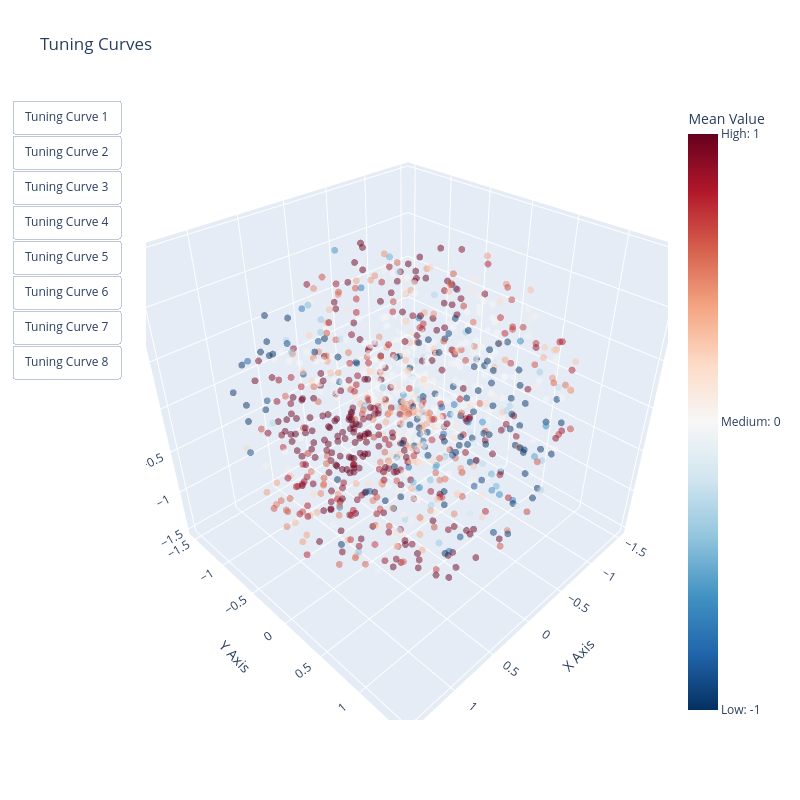

The notebook cell this image was saved under:
### Code cell
points = 800

if not os.path.isfile(configs['training_config']['data_save_path']):
    #generate quaternions over time using an autoregressive process
    qs_t = np.random.normal(0, 1, (n_ts, 4))  #random points on sphere
    qs_t = qs_t / np.sqrt(np.sum(qs_t ** 2, axis=1, keepdims=True))  #normalize
    for t in range(1, n_ts):  #autoregressive process
        step = np.random.normal(0, 0.4, 3)  #displacement in tangent space
        theta = np.sqrt(np.sum(step ** 2))
        v = step / theta
        qt = np.concatenate([np.ones(1) * np.cos(theta), np.sin(theta) * v])  #displacement in quaternion space
        qs_t[t, :] = Rot.q_mult_np(qt, qs_t[t - 1, :])

    qs_t = np.sign(qs_t[:, :1]) * qs_t  #consistent sign
    # transform these quats into appropriate model inputs
    # reload(g)
    reload(Rot)
    device = "cuda"
    data = g.gen_featured_data(qs_t, trainer.config['training_config'])
else: 
    data = torch.load(configs['training_config']['data_save_path'])
    data.data, data.labels = data.data[:, ...], data.labels[:, ...]
    qs_t = data.labels.cpu().numpy()
    n_ts = qs_t.shape[0]
    n_ts1 = n_ts // 2
    n_neurons = qs_t.shape[1]
    print("Loaded data from file")

if not os.path.isfile(activation_path):
    features, labels = data.data, data.labels
    features = features.to(device)
    labels = labels.to(device)
    network_model = trainer.model.to(device)
    network_model.eval()

    def get_hidden_state(module, input, output):
        global hidden_states
        hidden_states.append(output[0].detach().clone())

    network_model.rnn.register_forward_hook(get_hidden_state) 
    hidden_states = []
    out = network_model(features)
    index = 49
    Y = hidden_states[0][:, index, :].cpu().numpy().T  
    pickle.dump(Y, open(activation_path, "wb"))
else: 
    Y = pickle.load(open(activation_path, "rb"))
    if len(Y.shape) == 3:
        Y = Y[0, ...]
    print("Loaded activations from file")
    points = Y.shape[1]

theta = 2 * np.arccos(qs_t[..., :1])
u = qs_t[..., 1:]
xs = 0.5 * u * theta

print('\n\ntuning curves:')

plt.figure(figsize=(15, 15 * n_size/16))
for i in range(n_size):
    # mean, std = [arr.cpu().detach().numpy() for arr in [fmean, fstd]]
    # mean = mean[0, 0, :, :]
    mean = Y[:, :]
    ax = plt.subplot(int(n_size/4), 4, i + 1, projection='3d')
    n = i
    ax.scatter3D(xs[:, 0], xs[:, 1], xs[:, 2], c=mean[n, :], cmap='coolwarm', alpha=0.5, s=4)
    ax.set_xticks([]);
    ax.set_yticks([]);
    ax.set_zticks([])
plt.tight_layout()
plt.savefig(configs['save_path'] + "\\best_model_tuning_curves_Ground_Truth.png")

# Assuming you have already defined xs, fmean, and fstd appropriately

# Extract mean values
mean = Y[:, :]

# Create a figure with subplots
fig = go.Figure()
for i in range(n_size):
    n = i
    fig.add_trace(go.Scatter3d(
        x=xs[:, 0],
        y=xs[:, 1],
        z=xs[:, 2],
        mode='markers',
        marker=dict(
            size=4,
            reversescale=True,
            color=mean[n, :],
            opacity=0.5,
            colorbar=dict(
                title='Mean Value',
                tickvals=[mean[n, :].min(), 0, mean[n, :].max()],
                ticktext=[f"Low: {min(mean[n, :]):.3g}", f"Medium: {0}", f"High: {max(mean[n, :]):.3g}"],
            ),
            colorbar_title='Mean Value',
            colorscale="rdbu"
        ),
        name=f'Tuning Curve {i + 1}',
        showlegend=False,
        visible=False,
    ))

# Update layout for each subplot
fig.update_layout(
    height=800,  # Adjust height to match your matplotlib figsize
    width=800,  # Adjust width to match your matplotlib figsize
    title='Tuning Curves',
    legend=dict(
        title='Tuning Curves',
        x=0.7,
        y=1.2
    ),
    scene=dict(
        xaxis=dict(title='X Axis'),
        yaxis=dict(title='Y Axis'),
        zaxis=dict(title='Z Axis')
    ),
    scene2=dict(
        xaxis=dict(title='X Axis'),
        yaxis=dict(title='Y Axis'),
        zaxis=dict(title='Z Axis')
    ),
    scene3=dict(
        xaxis=dict(title='X Axis'),
        yaxis=dict(title='Y Axis'),
        zaxis=dict(title='Z Axis')
    ),
    scene4=dict(
        xaxis=dict(title='X Axis'),
        yaxis=dict(title='Y Axis'),
        zaxis=dict(title='Z Axis')
    ),
    scene5=dict(
        xaxis=dict(title='X Axis'),
        yaxis=dict(title='Y Axis'),
        zaxis=dict(title='Z Axis')
    ),
    scene6=dict(
        xaxis=dict(title='X Axis'),
        yaxis=dict(title='Y Axis'),
        zaxis=dict(title='Z Axis')
    ),
    scene7=dict(
        xaxis=dict(title='X Axis'),
        yaxis=dict(title='Y Axis'),
        zaxis=dict(title='Z Axis')
    )
)
fig.data[0].visible = True
# Create update menu buttons
updatemenus = [
    dict(
        type="buttons",
        showactive=False,
        buttons=[
            dict(label=f'Tuning Curve {i + 1}',
                 method='update',
                 args=[{'visible': [j == i for j in range(8)]}])
            for i in range(8)
        ],
    )
]

# Update layout for each subplot
fig.update_layout(
    updatemenus=updatemenus,
    height=800,  # Adjust height to match your matplotlib figsize
    width=800,  # Adjust width to match your matplotlib figsize
    title='Tuning Curves',
    legend=dict(
        title='Tuning Curves',
        x=0.7,
        y=1.2
    ),
    scene=dict(
        xaxis=dict(title='X Axis'),
        yaxis=dict(title='Y Axis'),
        zaxis=dict(title='Z Axis')
    )
)
pickle.dump(fig, open(configs['save_path'] + "\\best_model_tuning_curves_Ground_Truth.pkl", "wb"))
fig.show()

### Figure 1 — Plotly figure (JSON) as saved in the notebook; plotly's stock layout.template omitted (floating-point values rounded to 4 significant figures; data arrays with more than 128 entries replaced by an {"elided": "..."} marker saying what was removed)
{"data": [{"marker": {"color": {"elided": "1024 float values"}, "colorbar": {"ticktext": ["Low: -1", "Medium: 0", "High: 1"], "tickvals": [-1.0, 0, 1.0], "title": {"text": "Mean Value"}}, "colorscale": [[0.0, "rgb(103,0,31)"], [0.1, "rgb(178,24,43)"], [0.2, "rgb(214,96,77)"], [0.3, "rgb(244,165,130)"], [0.4, "rgb(253,219,199)"], [0.5, "rgb(247,247,247)"], [0.6, "rgb(209,229,240)"], [0.7, "rgb(146,197,222)"], [0.8, "rgb(67,147,195)"], [0.9, "rgb(33,102,172)"], [1.0, "rgb(5,48,97)"]], "opacity": 0.5, "reversescale": true, "size": 4}, "mode": "markers", "name": "Tuning Curve 1", "showlegend": false, "visible": true, "x": {"elided": "1024 float values"}, "y": {"elided": "1024 float values"}, "z": {"elided": "1024 float values"}, "type": "scatter3d"}, {"marker": {"color": {"elided": "1024 float values"}, "colorbar": {"ticktext": ["Low: -1", "Medium: 0", "High: 1"], "tickvals": [-1.0, 0, 1.0], "title": {"text": "Mean Value"}}, "colorscale": [[0.0, "rgb(103,0,31)"], [0.1, "rgb(178,24,43)"], [0.2, "rgb(214,96,77)"], [0.3, "rgb(244,165,130)"], [0.4, "rgb(253,219,199)"], [0.5, "rgb(247,247,247)"], [0.6, "rgb(209,229,240)"], [0.7, "rgb(146,197,222)"], [0.8, "rgb(67,147,195)"], [0.9, "rgb(33,102,172)"], [1.0, "rgb(5,48,97)"]], "opacity": 0.5, "reversescale": true, "size": 4}, "mode": "markers", "name": "Tuning Curve 2", "showlegend": false, "visible": false, "x": {"elided": "1024 float values"}, "y": {"elided": "1024 float values"}, "z": {"elided": "1024 float values"}, "type": "scatter3d"}, {"marker": {"color": {"elided": "1024 float values"}, "colorbar": {"ticktext": ["Low: -1", "Medium: 0", "High: 1"], "tickvals": [-1.0, 0, 1.0], "title": {"text": "Mean Value"}}, "colorscale": [[0.0, "rgb(103,0,31)"], [0.1, "rgb(178,24,43)"], [0.2, "rgb(214,96,77)"], [0.3, "rgb(244,165,130)"], [0.4, "rgb(253,219,199)"], [0.5, "rgb(247,247,247)"], [0.6, "rgb(209,229,240)"], [0.7, "rgb(146,197,222)"], [0.8, "rgb(67,147,195)"], [0.9, "rgb(33,102,172)"], [1.0, "rgb(5,48,97)"]], "opacity": 0.5, "reversescale": true, "size": 4}, "mode": "markers", "name": "Tuning Curve 3", "showlegend": false, "visible": false, "x": {"elided": "1024 float values"}, "y": {"elided": "1024 float values"}, "z": {"elided": "1024 float values"}, "type": "scatter3d"}, {"marker": {"color": {"elided": "1024 float values"}, "colorbar": {"ticktext": ["Low: -1", "Medium: 0", "High: 1"], "tickvals": [-1.0, 0, 1.0], "title": {"text": "Mean Value"}}, "colorscale": [[0.0, "rgb(103,0,31)"], [0.1, "rgb(178,24,43)"], [0.2, "rgb(214,96,77)"], [0.3, "rgb(244,165,130)"], [0.4, "rgb(253,219,199)"], [0.5, "rgb(247,247,247)"], [0.6, "rgb(209,229,240)"], [0.7, "rgb(146,197,222)"], [0.8, "rgb(67,147,195)"], [0.9, "rgb(33,102,172)"], [1.0, "rgb(5,48,97)"]], "opacity": 0.5, "reversescale": true, "size": 4}, "mode": "markers", "name": "Tuning Curve 4", "showlegend": false, "visible": false, "x": {"elided": "1024 float values"}, "y": {"elided": "1024 float values"}, "z": {"elided": "1024 float values"}, "type": "scatter3d"}, {"marker": {"color": {"elided": "1024 float values"}, "colorbar": {"ticktext": ["Low: -1", "Medium: 0", "High: 1"], "tickvals": [-1.0, 0, 1.0], "title": {"text": "Mean Value"}}, "colorscale": [[0.0, "rgb(103,0,31)"], [0.1, "rgb(178,24,43)"], [0.2, "rgb(214,96,77)"], [0.3, "rgb(244,165,130)"], [0.4, "rgb(253,219,199)"], [0.5, "rgb(247,247,247)"], [0.6, "rgb(209,229,240)"], [0.7, "rgb(146,197,222)"], [0.8, "rgb(67,147,195)"], [0.9, "rgb(33,102,172)"], [1.0, "rgb(5,48,97)"]], "opacity": 0.5, "reversescale": true, "size": 4}, "mode": "markers", "name": "Tuning Curve 5", "showlegend": false, "visible": false, "x": {"elided": "1024 float values"}, "y": {"elided": "1024 float values"}, "z": {"elided": "1024 float values"}, "type": "scatter3d"}, {"marker": {"color": {"elided": "1024 float values"}, "colorbar": {"ticktext": ["Low: -1", "Medium: 0", "High: 1"], "tickvals": [-1.0, 0, 1.0], "title": {"text": "Mean Value"}}, "colorscale": [[0.0, "rgb(103,0,31)"], [0.1, "rgb(178,24,43)"], [0.2, "rgb(214,96,77)"], [0.3, "rgb(244,165,130)"], [0.4, "rgb(253,219,199)"], [0.5, "rgb(247,247,247)"], [0.6, "rgb(209,229,240)"], [0.7, "rgb(146,197,222)"], [0.8, "rgb(67,147,195)"], [0.9, "rgb(33,102,172)"], [1.0, "rgb(5,48,97)"]], "opacity": 0.5, "reversescale": true, "size": 4}, "mode": "markers", "name": "Tuning Curve 6", "showlegend": false, "visible": false, "x": {"elided": "1024 float values"}, "y": {"elided": "1024 float values"}, "z": {"elided": "1024 float values"}, "type": "scatter3d"}, {"marker": {"color": {"elided": "1024 float values"}, "colorbar": {"ticktext": ["Low: -1", "Medium: 0", "High: 1"], "tickvals": [-1.0, 0, 1.0], "title": {"text": "Mean Value"}}, "colorscale": [[0.0, "rgb(103,0,31)"], [0.1, "rgb(178,24,43)"], [0.2, "rgb(214,96,77)"], [0.3, "rgb(244,165,130)"], [0.4, "rgb(253,219,199)"], [0.5, "rgb(247,247,247)"], [0.6, "rgb(209,229,240)"], [0.7, "rgb(146,197,222)"], [0.8, "rgb(67,147,195)"], [0.9, "rgb(33,102,172)"], [1.0, "rgb(5,48,97)"]], "opacity": 0.5, "reversescale": true, "size": 4}, "mode": "markers", "name": "Tuning Curve 7", "showlegend": false, "visible": false, "x": {"elided": "1024 float values"}, "y": {"elided": "1024 float values"}, "z": {"elided": "1024 float values"}, "type": "scatter3d"}, {"marker": {"color": {"elided": "1024 float values"}, "colorbar": {"ticktext": ["Low: -1", "Medium: 0", "High: 1"], "tickvals": [-1.0, 0, 1.0], "title": {"text": "Mean Value"}}, "colorscale": [[0.0, "rgb(103,0,31)"], [0.1, "rgb(178,24,43)"], [0.2, "rgb(214,96,77)"], [0.3, "rgb(244,165,130)"], [0.4, "rgb(253,219,199)"], [0.5, "rgb(247,247,247)"], [0.6, "rgb(209,229,240)"], [0.7, "rgb(146,197,222)"], [0.8, "rgb(67,147,195)"], [0.9, "rgb(33,102,172)"], [1.0, "rgb(5,48,97)"]], "opacity": 0.5, "reversescale": true, "size": 4}, "mode": "markers", "name": "Tuning Curve 8", "showlegend": false, "visible": false, "x": {"elided": "1024 float values"}, "y": {"elided": "1024 float values"}, "z": {"elided": "1024 float values"}, "type": "scatter3d"}], "layout": {"legend": {"title": {"text": "Tuning Curves"}, "x": 0.7, "y": 1.2}, "scene2": {"xaxis": {"title": {"text": "X Axis"}}, "yaxis": {"title": {"text": "Y Axis"}}, "zaxis": {"title": {"text": "Z Axis"}}}, "scene3": {"xaxis": {"title": {"text": "X Axis"}}, "yaxis": {"title": {"text": "Y Axis"}}, "zaxis": {"title": {"text": "Z Axis"}}}, "scene4": {"xaxis": {"title": {"text": "X Axis"}}, "yaxis": {"title": {"text": "Y Axis"}}, "zaxis": {"title": {"text": "Z Axis"}}}, "scene5": {"xaxis": {"title": {"text": "X Axis"}}, "yaxis": {"title": {"text": "Y Axis"}}, "zaxis": {"title": {"text": "Z Axis"}}}, "scene6": {"xaxis": {"title": {"text": "X Axis"}}, "yaxis": {"title": {"text": "Y Axis"}}, "zaxis": {"title": {"text": "Z Axis"}}}, "scene7": {"xaxis": {"title": {"text": "X Axis"}}, "yaxis": {"title": {"text": "Y Axis"}}, "zaxis": {"title": {"text": "Z Axis"}}}, "height": 800, "width": 800, "title": {"text": "Tuning Curves"}, "scene": {"xaxis": {"title": {"text": "X Axis"}}, "yaxis": {"title": {"text": "Y Axis"}}, "zaxis": {"title": {"text": "Z Axis"}}}, "updatemenus": [{"buttons": [{"args": [{"visible": [true, false, false, false, false, false, false, false]}], "label": "Tuning Curve 1", "method": "update"}, {"args": [{"visible": [false, true, false, false, false, false, false, false]}], "label": "Tuning Curve 2", "method": "update"}, {"args": [{"visible": [false, false, true, false, false, false, false, false]}], "label": "Tuning Curve 3", "method": "update"}, {"args": [{"visible": [false, false, false, true, false, false, false, false]}], "label": "Tuning Curve 4", "method": "update"}, {"args": [{"visible": [false, false, false, false, true, false, false, false]}], "label": "Tuning Curve 5", "method": "update"}, {"args": [{"visible": [false, false, false, false, false, true, false, false]}], "label": "Tuning Curve 6", "method": "update"}, {"args": [{"visible": [false, false, false, false, false, false, true, false]}], "label": "Tuning Curve 7", "method": "update"}, {"args": [{"visible": [false, false, false, false, false, false, false, true]}], "label": "Tuning Curve 8", "method": "update"}], "showactive": false, "type": "buttons"}]}}
